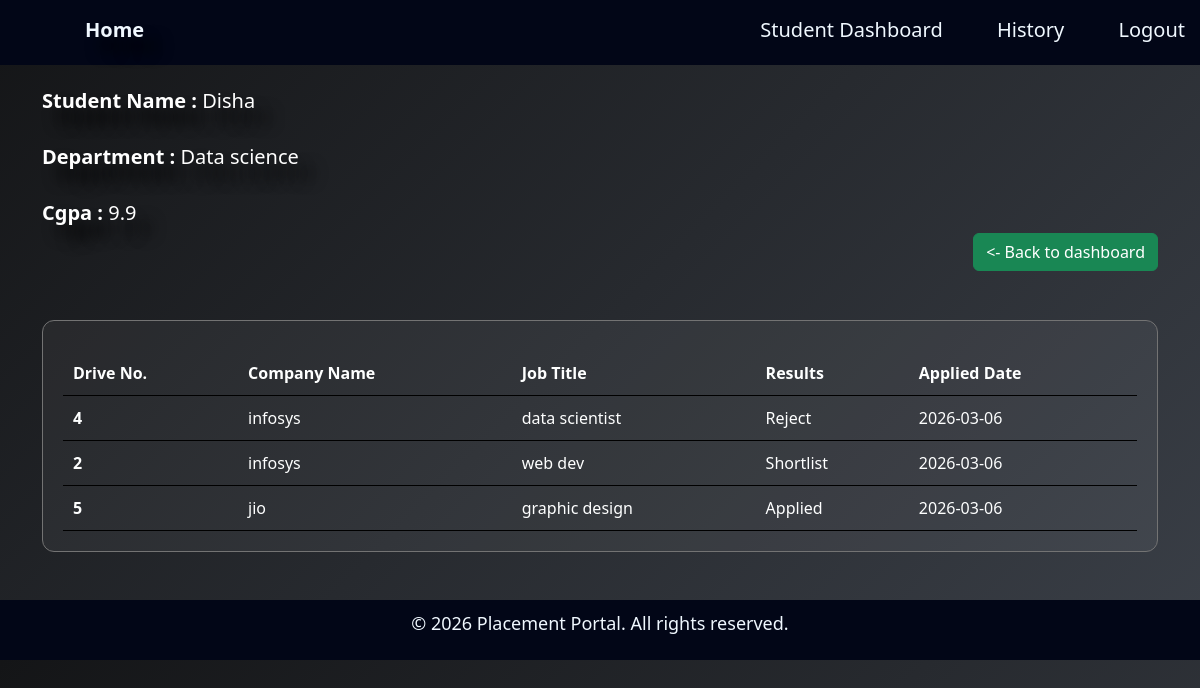
The app's page /student_history (signed in) with its own data.
### application/models.py (models this page shows)
class Studentprofile(db.Model):
    id = db.Column(db.Integer, primary_key=True)
    user_id = db.Column(db.Integer, db.ForeignKey('user.id'), unique=True, nullable=False)
    student_name = db.Column(db.String(50), nullable=False)
    department = db.Column(db.String(150), nullable=False)
    cgpa = db.Column(db.Float, nullable=False)
    resume = db.Column(db.String(500))
    user = db.relationship('User', back_populates='student_profile')
    applications = db.relationship('Application', back_populates='student',cascade="all, delete")

class Application(db.Model):
    id = db.Column(db.Integer, primary_key=True)
    student_id = db.Column(db.Integer, db.ForeignKey('studentprofile.id'), nullable=False)
    drive_id = db.Column(db.Integer, db.ForeignKey('placementdrive.id'), nullable=False)
    application_date = db.Column(db.DateTime, default=datetime.utcnow)
    status = db.Column(db.String(50), default='Applied')  #Applied/Shortlisted/Selected/Rejected
    student = db.relationship('Studentprofile', back_populates='applications')
    drive = db.relationship('Placementdrive', back_populates='applications')

class Placementdrive(db.Model):
    id = db.Column(db.Integer, primary_key=True)
    company_id = db.Column(db.Integer, db.ForeignKey('companyprofile.id'), nullable=False)
    job_title = db.Column(db.String(150), nullable=False)
    job_description = db.Column(db.Text(500), nullable=False)
    salary= db.Column(db.String(50), nullable=False)
    is_approved = db.Column(db.Boolean, default=False)
    is_closed = db.Column(db.Boolean, default=False)
    company = db.relationship('Companyprofile', back_populates='drives')
    applications = db.relationship('Application', back_populates='drive',cascade="all, delete")

class Companyprofile(db.Model):
    id = db.Column(db.Integer, primary_key=True)
    user_id = db.Column(db.Integer, db.ForeignKey('user.id'), unique=True, nullable=False)
    company_name = db.Column(db.String(150), nullable=False)
    hr_contact = db.Column(db.String(150), nullable=False)
    website = db.Column(db.String(150), nullable=False)
    location = db.Column(db.String(150), nullable=False)
    user = db.relationship('User', back_populates='company_profile')
    drives = db.relationship('Placementdrive', back_populates='company',cascade="all, delete")

### application/controllers.py (the view)
@app.route('/student_history')
def student_history():
   user_id = session.get("user_id")
   if not user_id:
      return redirect("/login")
   student = Studentprofile.query.filter_by(user_id=session['user_id']).first()
   if not student:
      return redirect(url_for('student_profile'))
   apps=Application.query.filter_by(student_id=student.id).all()
   return render_template('student_history.html',
                          student=student,
                          apps=apps)

### templates/student_history.html (shortened to what this page needs)
{% extends "base.html" %}
{% block content %}
   <div class="container">
    <h5><strong>Student Name : </strong>{{student.student_name}}</h5><br>
    <h5><strong>Department : </strong>{{student.department}}</h5><br>
    <h5><strong>Cgpa : </strong>{{student.cgpa}}</h5>
    <div style="display: flex;">
    <div style="margin-left: auto ;"><a href="{{url_for('studentdash')}}" class="btn btn-success"><- Back to dashboard</a></div>
    </div>
  <br>
   <div class="card">
     <table>
  <thead>
    <tr>
      <th>Drive No.</th>
      <th>Company Name</th>
      <th>Job Title</th>
      <th>Results</th>
      <th>Applied Date</th>
    </tr>
  </thead>
  <tbody>
  {% if apps %}
    {% for app in apps %}
    <tr>
      <th>{{app.drive.id}}</th>
      <td>{{app.drive.company.company_name}}</td>
      <td>{{app.drive.job_title}}</td>
      <td>{{app.status}}</td>
      <td>{{app.application_date.date()}}</td>
    </tr>
    {% endfor %}
    {% else %}
    <tr>
       <td style="color:#1461ce;">No record yet..</td>
    </tr>
  {% endif %}
  </tbody>
</table>
</div>
</div>
{% endblock %}

### static/style.css (style rules this page uses)
* { box-sizing: border-box; margin: 0; font-family: Playfair Display, 10px; }

### templates/base.html (style rules this page uses)
body { background: linear-gradient(135deg, #232428, #3a3f47); color: #fcfcfc; }

### templates/student_history.html (style rules this page uses)
body { margin: 0; background: linear-gradient(135deg, #141517, #3a3f47); color: #e2e8f0; }
.container { width: 95%; margin: auto; }
.card { background:rgba(255,255,255,0.05); color: #e2e8f0; border: 1px solid #737373; border-radius: 12px; padding: 20px; margin-top: 25px; }
h5 { color: #ffffff; text-shadow: 15px 15px 15px #000000; }
table { width: 100%; margin-top: 10px; }
th,td { padding: 10px; text-align: left; border-bottom: 1px solid #000000; color:#feffff }

### records on screen
Studentprofile: student_name "Disha", department "Data science", cgpa "9.9"
Application: drive.id "4", drive.company.company_name "infosys", drive.job_title "data scientist", status "Reject", application_date "2026-03-06"
Application: drive.id "2", drive.company.company_name "infosys", drive.job_title "web dev", status "Shortlist", application_date "2026-03-06"
Application: drive.id "5", drive.company.company_name "jio", drive.job_title "graphic design", status "Applied", application_date "2026-03-06"
